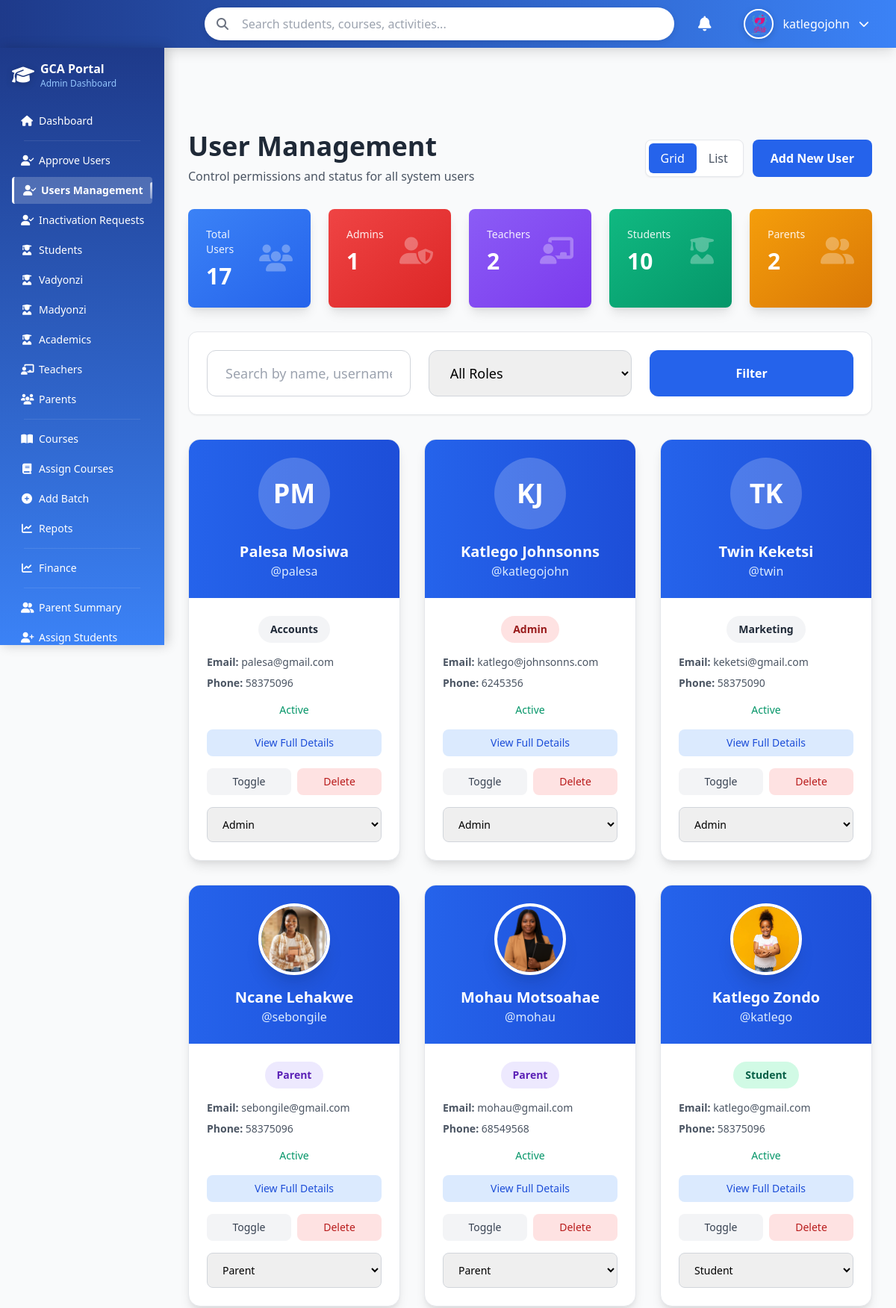
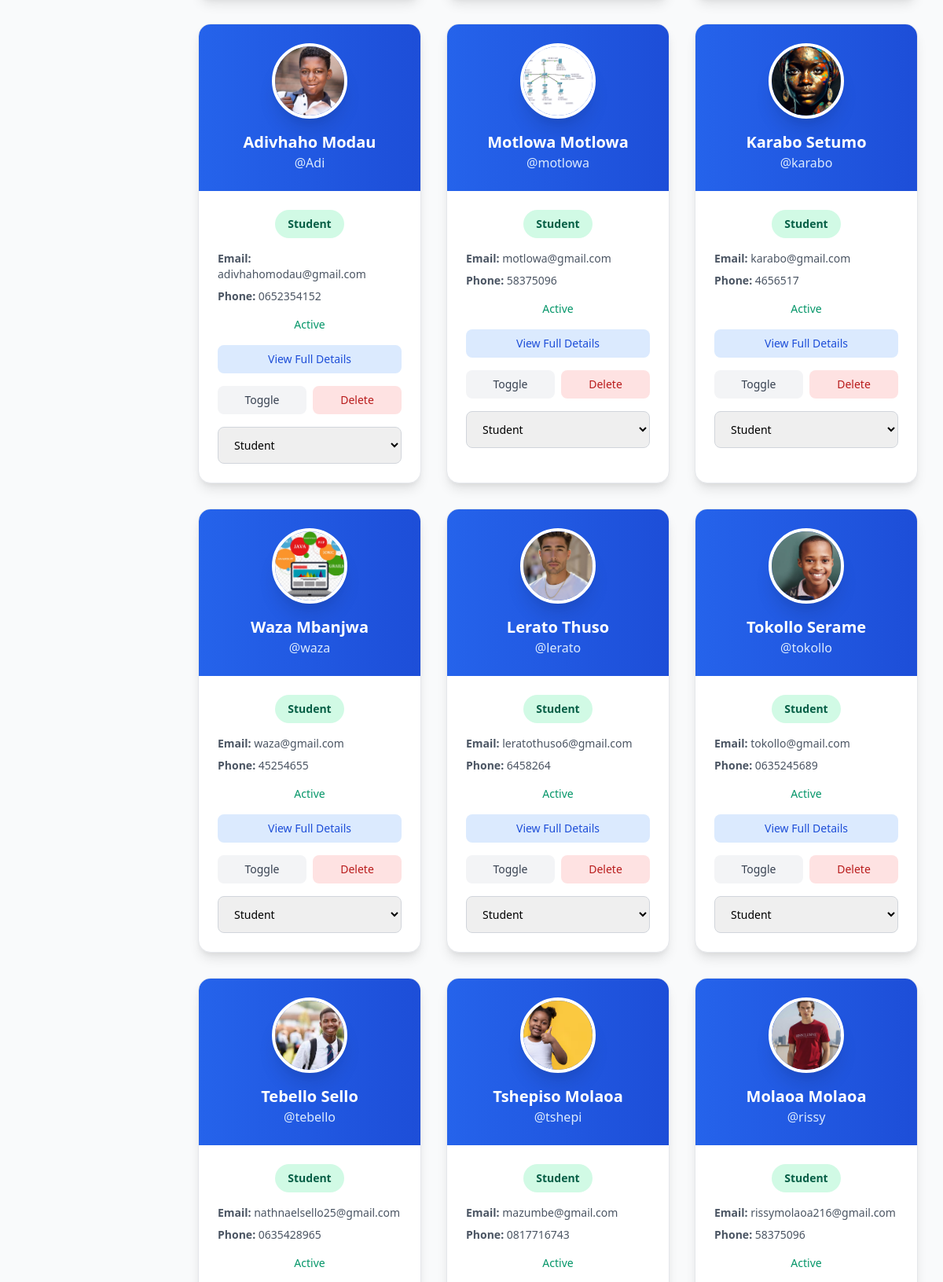
Page /manage_users.php (signed in, upper part) on the committed database (2 pictures, top to bottom).
### tables this page shows
CREATE TABLE `users` (
  `user_id` int(11) NOT NULL AUTO_INCREMENT,
  `firstName` varchar(100) DEFAULT NULL,
  `lastName` varchar(100) DEFAULT NULL,
  `email` varchar(100) DEFAULT NULL,
  `password` varchar(255) DEFAULT NULL,
  `username` varchar(50) DEFAULT NULL,
  `role` varchar(20) DEFAULT NULL,
  `gender` varchar(10) DEFAULT NULL,
  `dob` date DEFAULT NULL,
  `IDNumber` varchar(20) DEFAULT NULL,
  `phone` varchar(20) DEFAULT NULL,
  `document` varchar(255) DEFAULT NULL,
  `status` varchar(20) DEFAULT NULL,
  `address_id` int(11) DEFAULT NULL,
  `created_at` datetime DEFAULT NULL,
  `updated_at` datetime DEFAULT NULL,
  PRIMARY KEY (`user_id`),
  UNIQUE KEY `email` (`email`),
  UNIQUE KEY `username` (`username`),
  KEY `address_id` (`address_id`),
  CONSTRAINT `users_ibfk_1` FOREIGN KEY (`address_id`) REFERENCES `addresses` (`address_id`)
);

### manage_users.php (the view, shortened to what the rows shown need)
<?php
require_once 'db.php';
$where = [];
$where_clause = $where ? "WHERE " . implode(" AND ", $where) : "";
$sql = "SELECT u.user_id, u.username, u.firstName, u.lastName, u.email, u.role, u.status, u.phone, u.gender,
               COALESCE(t.photo, s.photo, p.photo) as photo
        FROM users u
        LEFT JOIN teachers t ON u.user_id = t.user_id AND u.role = 'teacher'
        LEFT JOIN students s ON u.user_id = s.user_id AND u.role = 'student'
        LEFT JOIN parents p ON u.user_id = p.user_id AND u.role = 'parent'
        $where_clause
        ORDER BY u.role, u.created_at DESC";
$stmt = $conn->prepare($sql);
$stmt->execute();
$users = $stmt->get_result();
?>
<!DOCTYPE html>
<html lang="en" class="h-full">
<head>
    <link href="https://cdn.jsdelivr.net/npm/tailwindcss@2.2.19/dist/tailwind.min.css" rel="stylesheet">
    <link rel="stylesheet" href="https://cdnjs.cloudflare.com/ajax/libs/font-awesome/6.5.0/css/all.min.css">
</head>
<body class="h-full bg-gray-50">
<?php include 'top_navigation.php'; ?>
<?php include 'admin_navigation.php'; ?>
<div class="main-content" style="padding-top: 80px;">
    <div class="p-8 min-h-screen">
        <div class="max-w-7xl mx-auto">
            <div class="mb-8 flex justify-between items-center flex-wrap gap-4">
                <div>
                    <h1 class="text-4xl font-bold text-gray-800">User Management</h1>
                </div>
            </div>
            <?php if ($users->num_rows === 0): ?>
                <div class="text-center py-20 bg-white rounded-2xl shadow-sm border border-gray-200">
                    <p class="text-2xl text-gray-600">No users found</p>
                </div>
            <?php else: ?>
                <?php $view_mode = $_GET['view'] ?? 'grid'; ?>
                <?php if ($view_mode === 'list'): ?>
                    <div class="bg-white rounded-2xl shadow-lg border border-gray-200 overflow-hidden">
                        <div class="overflow-x-auto">
                            <table class="w-full">
                                <thead class="bg-gradient-to-r from-blue-600 to-blue-700 text-white">
                                    <tr>
                                        <th class="px-6 py-4 text-left text-sm font-semibold">Photo</th>
                                        <th class="px-6 py-4 text-left text-sm font-semibold">Name</th>
                                        <th class="px-6 py-4 text-left text-sm font-semibold">Username</th>
                                        <th class="px-6 py-4 text-left text-sm font-semibold">Email</th>
                                        <th class="px-6 py-4 text-left text-sm font-semibold">Phone</th>
                                        <th class="px-6 py-4 text-left text-sm font-semibold">Role</th>
                                        <th class="px-6 py-4 text-left text-sm font-semibold">Status</th>
                                        <th class="px-6 py-4 text-left text-sm font-semibold">Actions</th>
                                    </tr>
                                </thead>
                                <tbody class="divide-y divide-gray-200">
                                    <?php mysqli_data_seek($users, 0); while ($u = $users->fetch_assoc()): ?>
                                    <tr class="hover:bg-gray-50 transition-colors">
                                        <td class="px-6 py-4">
                                            <?php if ($u['photo'] && file_exists($u['photo'])): ?>
                                                <img src="<?= htmlspecialchars($u['photo']) ?>" class="w-12 h-12 rounded-full object-cover">
                                            <?php else: ?>
                                                <div class="w-12 h-12 bg-blue-100 rounded-full flex items-center justify-center text-blue-600 font-bold">
                                                    <?= strtoupper(substr($u['firstName'],0,1).substr($u['lastName'],0,1)) ?>
                                                </div>
                                            <?php endif; ?>
                                        </td>
                                        <td class="px-6 py-4">
                                            <a href="view_user_details.php?user_id=<?= $u['user_id'] ?>" class="text-blue-600 hover:text-blue-800 font-semibold hover:underline">
                                                <?= htmlspecialchars($u['firstName'] . ' ' . $u['lastName']) ?>
                                            </a>
                                        </td>
                                        <td class="px-6 py-4 text-gray-700">@<?= htmlspecialchars($u['username']) ?></td>
                                        <td class="px-6 py-4 text-gray-700"><?= htmlspecialchars($u['email']) ?></td>
                                        <td class="px-6 py-4 text-gray-700"><?= htmlspecialchars($u['phone'] ?: '-') ?></td>
                                        <td class="px-6 py-4">
                                            <span class="inline-block px-3 py-1 rounded-full text-xs font-bold
                                                <?= $u['role']=='admin' ? 'bg-red-100 text-red-800' : ($u['role']=='teacher' ? 'bg-blue-100 text-blue-800' : ($u['role']=='parent' ? 'bg-purple-100 text-purple-800' : ($u['role']=='student' ? 'bg-green-100 text-green-800' : 'bg-gray-100 text-gray-800'))) ?>">
                                                <?= ucfirst($u['role']) ?>
                                            </span>
                                        </td>
                                        <td class="px-6 py-4">
                                            <span class="inline-flex items-center px-3 py-1 rounded-full text-xs font-semibold <?= $u['status']=='active'?'bg-green-100 text-green-800':'bg-red-100 text-red-800' ?>">
                                                <?= ucfirst($u['status']) ?>
                                            </span>
                                        </td>
                                        <td class="px-6 py-4">
                                            <div class="flex gap-2">
                                                <a href="view_user_details.php?user_id=<?= $u['user_id'] ?>" class="text-blue-600 hover:text-blue-800" title="View">
                                                    View
                                                </a>
                                                <form method="post" class="inline">
                                                    <input type="hidden" name="user_id" value="<?= $u['user_id'] ?>">
                                                    <input type="hidden" name="action" value="toggle_status">
                                                    <button type="submit" class="text-gray-600 hover:text-gray-800" title="Toggle Status">
                                                        Toggle
                                                    </button>
                                                </form>
                                                <form method="post" class="inline" onsubmit="return confirm('Delete this user?')">
                                                    <input type="hidden" name="user_id" value="<?= $u['user_id'] ?>">
                                                    <input type="hidden" name="action" value="delete_user">
                                                    <button type="submit" class="text-red-600 hover:text-red-800" title="Delete">
                                                        Delete
                                                    </button>
                                                </form>
                                            </div>
                                        </td>
                                    </tr>
                                    <?php endwhile; ?>
                                </tbody>
                            </table>
                        </div>
                    </div>
                <?php else: ?>
                    <div class="grid grid-cols-1 md:grid-cols-2 lg:grid-cols-3 xl:grid-cols-4 gap-8">
                        <?php mysqli_data_seek($users, 0); while ($u = $users->fetch_assoc()): ?>
                        <div class="bg-white rounded-2xl shadow-lg border border-gray-200 overflow-hidden card-hover transition-all duration-300">
                            <div class="bg-gradient-to-r from-blue-600 to-blue-700 text-white p-6 text-center">
                                <?php if ($u['photo'] && file_exists($u['photo'])): ?>
                                    <img src="<?= htmlspecialchars($u['photo']) ?>" class="w-24 h-24 rounded-full mx-auto border-4 border-white shadow-xl object-cover">
                                <?php else: ?>
                                    <div class="w-24 h-24 bg-white bg-opacity-20 rounded-full mx-auto flex items-center justify-center text-4xl font-bold">
                                        <?= strtoupper(substr($u['firstName'],0,1).substr($u['lastName'],0,1)) ?>
                                    </div>
                                <?php endif; ?>
                                <h3 class="text-xl font-bold mt-4"><?= htmlspecialchars($u['firstName'] . ' ' . $u['lastName']) ?></h3>
                                <p class="text-blue-100">@<?= htmlspecialchars($u['username']) ?></p>
                            </div>
                            <div class="p-6 space-y-4">
                                <div class="text-center">
                                    <span class="inline-block px-4 py-2 rounded-full text-sm font-bold
                                        <?= $u['role']=='admin' ? 'bg-red-100 text-red-800' : ($u['role']=='teacher' ? 'bg-blue-100 text-blue-800' : ($u['role']=='parent' ? 'bg-purple-100 text-purple-800' : ($u['role']=='student' ? 'bg-green-100 text-green-800' : 'bg-gray-100 text-gray-800'))) ?>">
                                        <?= ucfirst($u['role']) ?>
                                    </span>
                                </div>
                                <div class="text-sm text-gray-600 space-y-2">
                                    <p><strong>Email:</strong> <?= htmlspecialchars($u['email']) ?></p>
                                    <?php if ($u['phone']): ?>
                                        <p><strong>Phone:</strong> <?= htmlspecialchars($u['phone']) ?></p>
                                    <?php endif; ?>
                                </div>
                                <div class="flex items-center justify-center gap-2">
                                    <span class="text-sm <?= $u['status']=='active'?'text-green-600':'text-red-600' ?> font-medium">
                                        <?= ucfirst($u['status']) ?>
                                    </span>
                                </div>
                                <a href="view_user_details.php?user_id=<?= $u['user_id'] ?>" class="block w-full bg-blue-100 hover:bg-blue-200 text-blue-700 px-3 py-2 rounded-lg text-sm font-medium transition text-center">
                                    View Full Details
                                </a>
                                <div class="flex gap-2">
                                    <form method="post" class="flex-1">
                                        <button type="submit" class="w-full bg-gray-100 hover:bg-gray-200 text-gray-700 px-3 py-2 rounded-lg text-sm font-medium transition">
                                            Toggle
                                        </button>
                                    </form>
                                    <form method="post" class="flex-1" onsubmit="return confirm('Delete this user?')">
                                        <button type="submit" class="w-full bg-red-100 hover:bg-red-200 text-red-700 px-3 py-2 rounded-lg text-sm font-medium transition">
                                            Delete
                                        </button>
                                    </form>
                                </div>
                                <form method="post">
                                    <select name="new_role" onchange="this.form.submit()" class="w-full px-4 py-3 border border-gray-300 rounded-lg text-sm focus:ring-2 focus:ring-blue-500">
                                        <option value="admin" <?= $u['role']=='admin'?'selected':'' ?>>Admin</option>
                                        <option value="parent" <?= $u['role']=='parent'?'selected':'' ?>>Parent</option>
                                        <option value="student" <?= $u['role']=='student'?'selected':'' ?>>Student</option>
                                    </select>
                                </form>
                            </div>
                        </div>
                        <?php endwhile; ?>
                    </div>
                <?php endif; ?>
            <?php endif; ?>
        </div>
    </div>
</div>
</body>
</html>

### rows in the picture
users: firstName+lastName "PM", firstName+lastName "Palesa Mosiwa", username "palesa", role "Accounts", email "palesa@gmail.com", phone "58375096", status "Active"
users: firstName+lastName "KJ", firstName+lastName "Katlego Johnsonns", username "katlegojohn", role "Admin", email "katlego@johnsonns.com", phone "6245356", status "Active", new_role "Admin"
users: firstName+lastName "TK", firstName+lastName "Twin Keketsi", username "twin", role "Marketing", email "keketsi@gmail.com", phone "58375090", status "Active"
users: shows a picture, firstName+lastName "Ncane Lehakwe", username "sebongile", role "Parent", email "sebongile@gmail.com", phone "58375096", status "Active", new_role "Parent"
users: shows a picture, firstName+lastName "Mohau Motsoahae", username "mohau", role "Parent", email "mohau@gmail.com", phone "68549568", status "Active", new_role "Parent"
users: shows a picture, firstName+lastName "Katlego Zondo", username "katlego", role "Student", email "katlego@gmail.com", phone "58375096", status "Active", new_role "Student"
users: shows a picture, firstName+lastName "Adivhaho Modau", username "Adi", role "Student", email "adivhahomodau@gmail.com", phone "0652354152", status "Active", new_role "Student"
users: shows a picture, firstName+lastName "Motlowa Motlowa", username "motlowa", role "Student", email "motlowa@gmail.com", phone "58375096", status "Active", new_role "Student"
users: shows a picture, firstName+lastName "Karabo Setumo", username "karabo", role "Student", email "karabo@gmail.com", phone "4656517", status "Active", new_role "Student"
users: shows a picture, firstName+lastName "Waza Mbanjwa", username "waza", role "Student", email "waza@gmail.com", phone "45254655", status "Active", new_role "Student"
users: shows a picture, firstName+lastName "Lerato Thuso", username "lerato", role "Student", email "leratothuso6@gmail.com", phone "6458264", status "Active", new_role "Student"
users: shows a picture, firstName+lastName "Tokollo Serame", username "tokollo", role "Student", email "tokollo@gmail.com", phone "0635245689", status "Active", new_role "Student"
users: shows a picture, firstName+lastName "Tebello Sello", username "tebello", role "Student", email "nathnaelsello25@gmail.com", phone "0635428965", status "Active"
users: shows a picture, firstName+lastName "Tshepiso Molaoa", username "tshepi", role "Student", email "mazumbe@gmail.com", phone "0817716743", status "Active"
users: shows a picture, firstName+lastName "Molaoa Molaoa", username "rissy", role "Student", email "rissymolaoa216@gmail.com", phone "58375096", status "Active"

### other values in the picture
$username "katlegojohn"
$stats['total_users'] "17"
$stats['total_admins'] "1"
$stats['total_teachers'] "2"
$stats['total_students'] "10"
$stats['total_parents'] "2"
